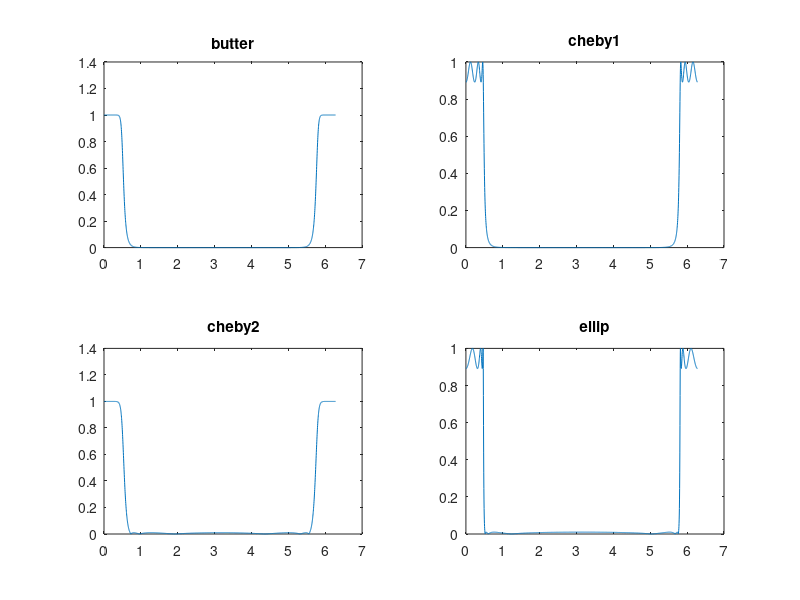

This chart was generated by the following MATLAB code:
[n1,wp1]=buttord(.15,.25,1,40);
[n2,wp2]=cheb1ord(.15,.25,1,40);
[n3,wp3]=cheb2ord(.15,.25,1,40);
[n4,wp4]=ellipord(.15,.25,1,40);

[b1,a1]=butter(n1,wp1,'low');
[b2,a2]=cheby1(n2,1,wp2,'low');
[b3,a3]=cheby2(n3,40,wp3,'low');
[b4,a4]=ellip(n3,1,40,wp4,'low');

[h1,w1]=freqz(b1,a1,2000,'whole');
[h2,w2]=freqz(b2,a2,2000,'whole');
[h3,w3]=freqz(b3,a3,2000,'whole');
[h4,w4]=freqz(b4,a4,2000,'whole');

figure(1);
subplot(2,2,1),plot(w1,abs(h1));
title('butter');
subplot(2,2,2),plot(w2,abs(h2));
title('cheby1');
subplot(2,2,3),plot(w3,abs(h3));
title('cheby2');
subplot(2,2,4),plot(w4,abs(h4));
title('ellip');
